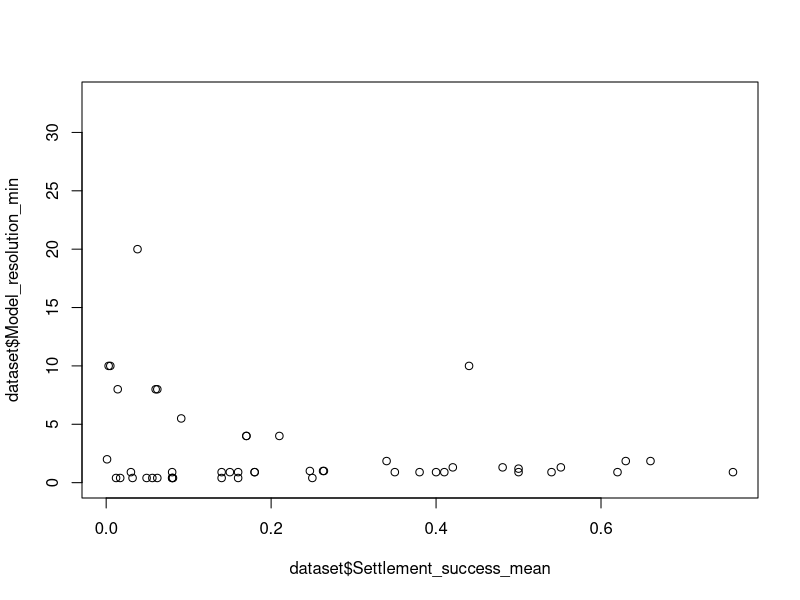
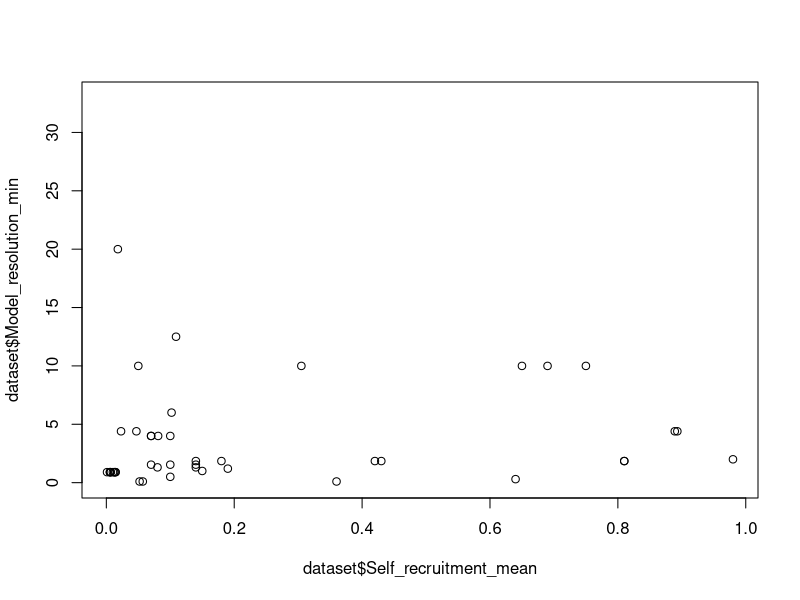
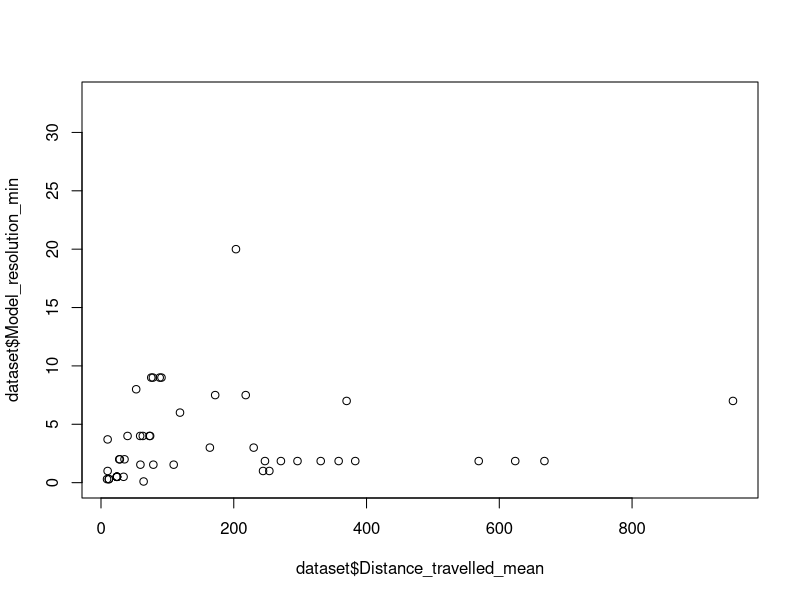
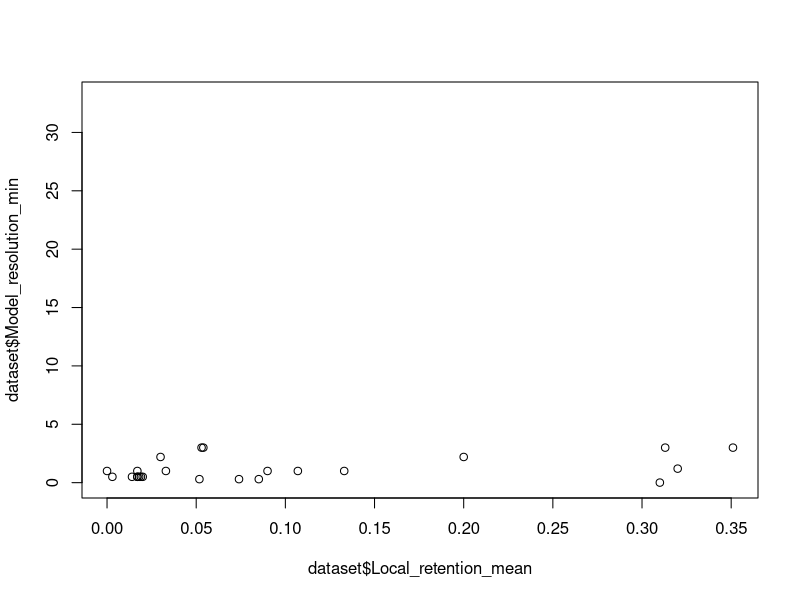
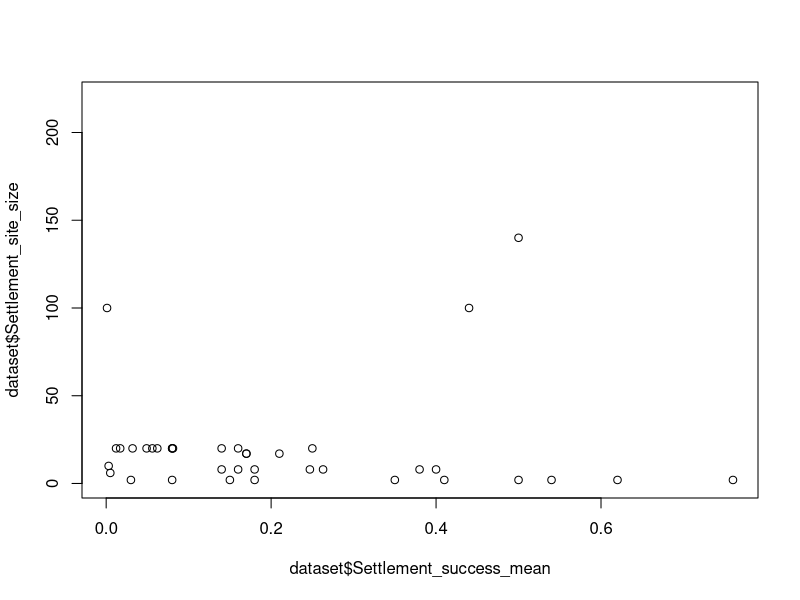
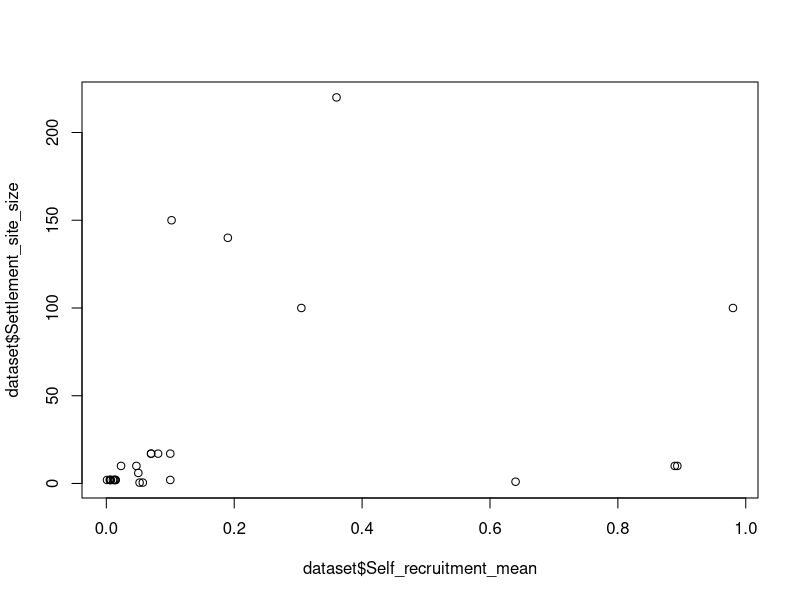
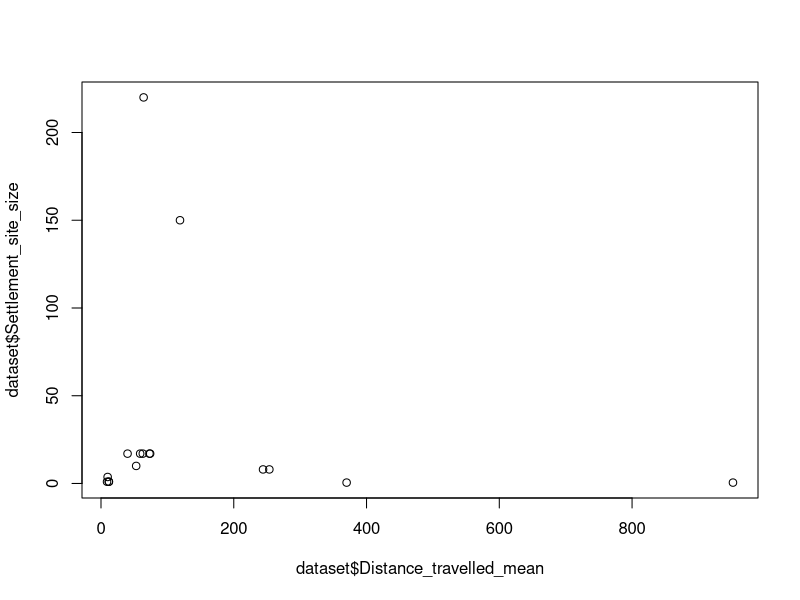
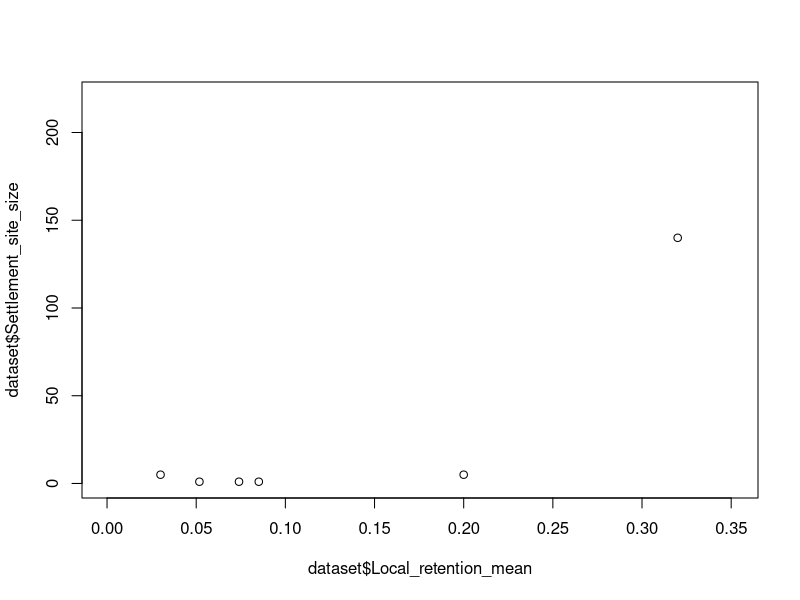

These charts were generated, in order, by the following R code:
library(ggplot2)

dataset <- read.csv("data/lit_review_metanalysis.csv")
fish_dataset <- subset(dataset,dataset$Species_type=='Fish')

#basic summary of data
summary(dataset)

#exploratory plots

#resolution size
plot(dataset$Model_resolution_min ~ dataset$Settlement_success_mean)
plot(dataset$Model_resolution_min ~ dataset$Self_recruitment_mean)
plot(dataset$Model_resolution_min ~ dataset$Distance_travelled_mean)
plot(dataset$Model_resolution_min ~ dataset$Local_retention_mean)

#settlement reef size
plot(dataset$Settlement_site_size ~ dataset$Settlement_success_mean)
plot(dataset$Settlement_site_size ~ dataset$Self_recruitment_mean)
plot(dataset$Settlement_site_size ~ dataset$Distance_travelled_mean)
plot(dataset$Settlement_site_size ~ dataset$Local_retention_mean)

#pld
plot(dataset$PLD_fixed ~ dataset$Settlement_success_mean)
plot(dataset$PLD_fixed ~ dataset$Self_recruitment_mean)
plot(dataset$PLD_fixed ~ dataset$Distance_travelled_mean)
plot(dataset$PLD_fixed ~ dataset$Local_retention_mean)

#OVM behaviour
ggplot(data=dataset,aes(y=Settlement_success_mean,x=Ontogenetic_vertical_migration)) + geom_boxplot()
ggplot(data=dataset,aes(y=Self_recruitment_mean,x=Ontogenetic_vertical_migration)) + geom_boxplot()
ggplot(data=dataset,aes(y=Distance_travelled_mean,x=Ontogenetic_vertical_migration)) + geom_boxplot()
ggplot(data=dataset,aes(y=Local_retention_mean,x=Ontogenetic_vertical_migration)) + geom_boxplot()

#passive behaviour
ggplot(data=dataset,aes(y=Settlement_success_mean,x=Passive_movement)) + geom_boxplot()
ggplot(data=dataset,aes(y=Self_recruitment_mean,x=Passive_movement)) + geom_boxplot()
ggplot(data=dataset,aes(y=Distance_travelled_mean,x=Passive_movement)) + geom_boxplot()
ggplot(data=dataset,aes(y=Local_retention_mean,x=Passive_movement)) + geom_boxplot()

#sensory ability
ggplot(data=dataset,aes(y=Settlement_success_mean,x=Sensory_ability)) + geom_boxplot()
ggplot(data=dataset,aes(y=Self_recruitment_mean,x=Sensory_ability)) + geom_boxplot()
ggplot(data=dataset,aes(y=Local_retention_mean,x=Sensory_ability)) + geom_boxplot()

#settlement competency
ggplot(data=dataset,aes(y=Settlement_success_mean,x=Settlement_competency_window)) + geom_boxplot()
ggplot(data=dataset,aes(y=Self_recruitment_mean,x=Settlement_competency_window)) + geom_boxplot()
ggplot(data=dataset,aes(y=Local_retention_mean,x=Settlement_competency_window)) + geom_boxplot()


